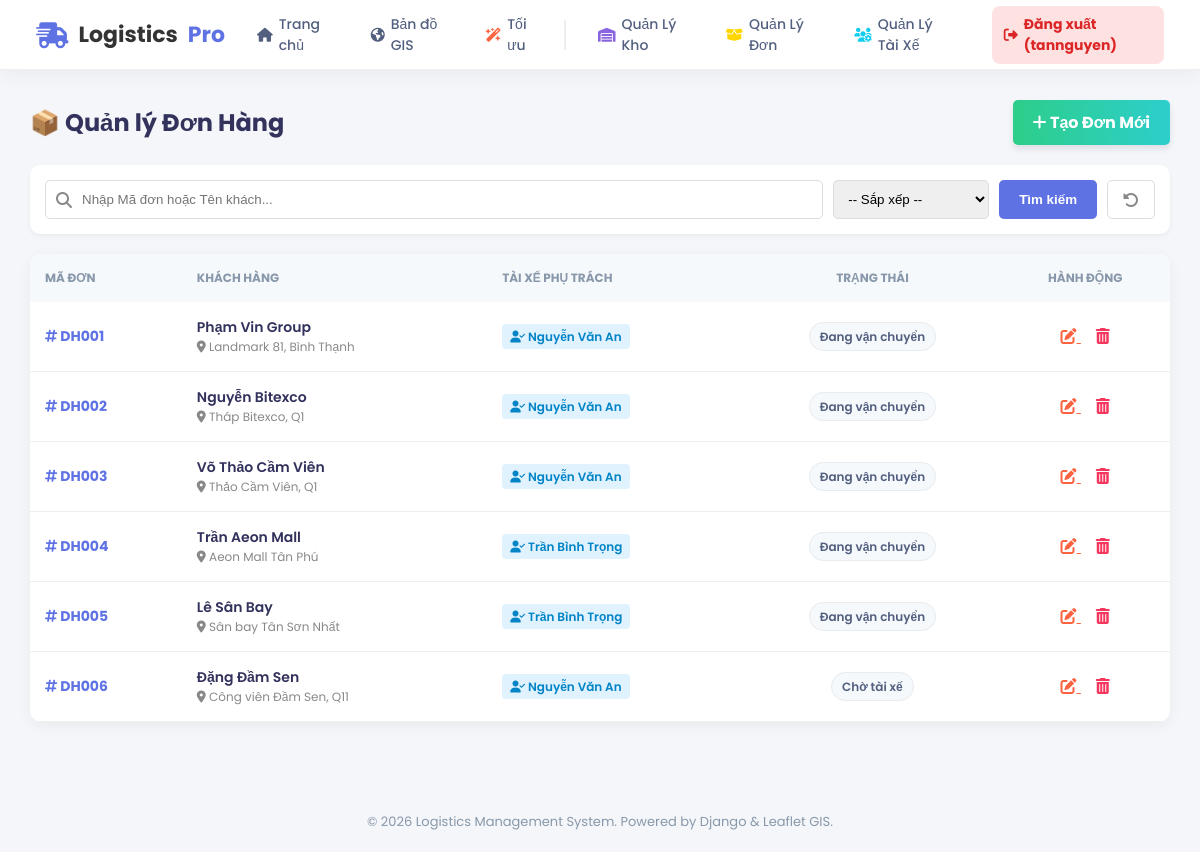
The page /quan-ly-don-hang/ (signed in) on the database its author committed.
### core/models.py (models this page shows, shortened)
class DonHang(models.Model):
    ma_don = models.CharField(max_length=20, unique=True)
    ten_nguoi_nhan = models.CharField(max_length=100)
    dia_chi_nguoi_nhan = models.CharField(max_length=200)
    sdt_nguoi_nhan = models.CharField(max_length=15)
    lat_khach = models.FloatField()
    lng_khach = models.FloatField()
    khoi_luong = models.FloatField(help_text="Đơn vị: kg")
    kho_xuat_phat = models.ForeignKey(KhoHang, on_delete=models.CASCADE)
    tai_xe = models.ForeignKey(TaiXe, on_delete=models.SET_NULL, null=True, blank=True)
    trang_thai = models.CharField(max_length=50, default='Đang xử lý')
    ngay_tao = models.DateTimeField(auto_now_add=True)

class TaiXe(models.Model):
    ten_tai_xe = models.CharField(max_length=100)
    sdt = models.CharField(max_length=15)
    bien_so = models.CharField(max_length=20)
    loai_xe = models.CharField(max_length=50, choices=[
        ('Xe máy', 'Xe máy'),
        ('Xe tải', 'Xe tải'),
        ('Xe bán tải', 'Xe bán tải')
    ])
    trang_thai = models.CharField(max_length=20, default='Sẵn sàng')
    CA_LAM_CHOICES = [
        ('SANG', 'Ca Sáng (6h - 14h)'),
        ('CHIEU', 'Ca Chiều (14h - 22h)'),
        ('DEM', 'Ca Đêm (22h - 6h)'),
    ]
    ca_lam_viec = models.CharField(max_length=10, choices=CA_LAM_CHOICES, default='SANG', verbose_name="Ca làm việc")
    dang_lam_viec = models.BooleanField(default=False, verbose_name="Đang Online (Chấm công)")
    tong_don_thang_nay = models.IntegerField(default=0, verbose_name="KPI Số đơn/Tháng")
    doanh_thu_tich_luy = models.DecimalField(max_digits=15, decimal_places=0, default=0, verbose_name="Doanh thu tích lũy")

### core/views.py (the view)
# urls.py: path('quan-ly-don-hang/', views.quan_ly_don_hang, name='quan_ly_don_hang'),
@login_required(login_url='core:login')
def quan_ly_don_hang(request):
    ds_don = DonHang.objects.all()
    query = request.GET.get('q')
    if query:
        ds_don = ds_don.filter(
            Q(ma_don__icontains=query) |
            Q(ten_nguoi_nhan__icontains=query)
        )
    sort_by = request.GET.get('sort')
    if sort_by == 'moi_nhat':
        ds_don = ds_don.order_by('-ngay_tao')
    elif sort_by == 'trang_thai':
        ds_don = ds_don.order_by('trang_thai')
    return render(request, 'order_manager.html', {'ds_don': ds_don})

### templates/order_manager.html (shortened to what this page needs)
{% extends "base.html" %}
{% load static %}
{% block content %}
<div style="padding: 30px; max-width: 1200px; margin: 0 auto;">
    <div style="display: flex; justify-content: space-between; align-items: center; margin-bottom: 20px;">
        <h2 style="color: #32325d; margin: 0;">📦 Quản lý Đơn Hàng</h2>
        <a href="{% url 'core:them_don_hang' %}" style="background: linear-gradient(87deg, #2dce89 0, #2dcecc 100%) !important; color: white; padding: 10px 20px; text-decoration: none; border-radius: 5px; font-weight: bold; box-shadow: 0 4px 6px rgba(50,50,93,.11);">
            <i class="fa-solid fa-plus"></i> Tạo Đơn Mới
        </a>
    </div>
    <form method="GET" style="display: flex; gap: 10px; margin-bottom: 20px; background: white; padding: 15px; border-radius: 10px; box-shadow: 0 2px 5px rgba(0,0,0,0.05);">
        <div style="flex: 1; display: flex; align-items: center; border: 1px solid #ddd; border-radius: 5px; padding: 0 10px;">
            <i class="fa-solid fa-magnifying-glass" style="color: #888;"></i>
            <input type="text" name="q" placeholder="Nhập Mã đơn hoặc Tên khách..." value="{{ request.GET.q|default:'' }}"
                   style="border: none; outline: none; padding: 10px; width: 100%;">
        </div>
        <select name="sort" onchange="this.form.submit()" style="padding: 10px; border: 1px solid #ddd; border-radius: 5px; cursor: pointer;">
            <option value="">-- Sắp xếp --</option>
        </select>
        <button type="submit" style="background: #5e72e4; color: white; border: none; padding: 10px 20px; border-radius: 5px; cursor: pointer; font-weight: bold;">
            Tìm kiếm
        </button>
        <a href="{% url 'core:quan_ly_don_hang' %}" title="Xóa bộ lọc" style="display: flex; align-items: center; justify-content: center; text-decoration: none; color: #888; padding: 0 15px; border: 1px solid #ddd; border-radius: 5px;">
            <i class="fa-solid fa-rotate-left"></i>
        </a>
    </form>
    <div style="background: white; border-radius: 12px; box-shadow: 0 4px 15px rgba(0,0,0,0.05); overflow: hidden;">
        <table style="width: 100%; border-collapse: collapse;">
            <thead style="background: #f6f9fc; color: #8898aa; font-size: 12px; text-transform: uppercase;">
                <tr>
                    <th style="padding: 15px; text-align: left;">Mã Đơn</th>
                    <th style="padding: 15px; text-align: left;">Khách Hàng</th>
                    <th style="padding: 15px; text-align: left;">Tài Xế Phụ Trách</th>
                    <th style="padding: 15px; text-align: center;">Trạng Thái</th>
                    <th style="padding: 15px; text-align: center;">Hành động</th>
                </tr>
            </thead>
            <tbody style="font-size: 14px; color: #525f7f;">
                {% for don in ds_don %}
                <tr style="border-bottom: 1px solid #eee; transition: background 0.2s;">
                    <td style="padding: 15px; font-weight: bold; color: #5e72e4;">
                        <a href="{% url 'core:chi_tiet' don.ma_don %}" style="text-decoration: none; color: inherit;">
                            <i class="fa-solid fa-hashtag"></i> {{ don.ma_don }}
                        </a>
                    </td>
                    <td style="padding: 15px;">
                        <div style="font-weight: 600; color: #32325d;">{{ don.ten_nguoi_nhan }}</div>
                        <div style="font-size: 12px; color: #888;"><i class="fa-solid fa-location-dot"></i> {{ don.dia_chi_nguoi_nhan }}</div>
                    </td>
                    <td style="padding: 15px;">
                        {% if don.tai_xe %}
                            <span style="background: #e0f2fe; color: #0284c7; padding: 4px 8px; border-radius: 4px; font-size: 12px; font-weight: 600;">
                                <i class="fa-solid fa-user-check"></i> {{ don.tai_xe.ten_tai_xe }}
                            </span>
                        {% else %}
                            <span style="background: #fee2e2; color: #dc2626; padding: 4px 8px; border-radius: 4px; font-size: 12px; font-weight: 600;">
                                <i class="fa-solid fa-user-xmark"></i> Chưa có tài xế
                            </span>
                        {% endif %}
                    </td>
                    <td style="padding: 15px; text-align: center;">
                        <span style="background: #f6f9fc; border: 1px solid #e9ecef; padding: 5px 10px; border-radius: 20px; font-size: 12px; font-weight: 600; color: #525f7f;">
                            {{ don.trang_thai }}
                        </span>
                    </td>
                    <td style="padding: 15px; text-align: center;">
                        <a href="{% url 'core:sua_don_hang' don.id %}" title="Sửa đơn" style="color: #fb6340; margin-right: 15px; font-size: 16px;">
                            <i class="fa-solid fa-pen-to-square"></i>
                        </a>
                        <a href="{% url 'core:xoa_don_hang' don.id %}" onclick="return confirm('⚠️ Bạn có chắc muốn xóa đơn hàng {{ don.ma_don }} không?')" title="Xóa đơn" style="color: #f5365c; font-size: 16px;">
                            <i class="fa-solid fa-trash-can"></i>
                        </a>
                    </td>
                </tr>
                {% endfor %}
            </tbody>
        </table>
    </div>
</div>
{% endblock %}

### templates/base.html (shortened to what this page needs)
{% load static %}
<!DOCTYPE html>
<html lang="vi">
<head>
    <link rel="stylesheet" href="https://cdnjs.cloudflare.com/ajax/libs/font-awesome/6.4.0/css/all.min.css">
</head>
<body>
    <nav class="navbar">
        <a href="{% url 'core:home' %}" class="nav-brand">
            <i class="fa-solid fa-truck-fast"></i>
            Logistics<span style="color: #5e72e4;">Pro</span>
        </a>
        <ul class="nav-links">
            <li class="nav-item">
                <a href="{% url 'core:home' %}">
                    <i class="fa-solid fa-house"></i> Trang chủ
                </a>
            </li>
            <li class="nav-item">
                <a href="{% url 'core:ban_do_chung' %}">
                    <i class="fa-solid fa-earth-americas"></i> Bản đồ GIS
                </a>
            </li>
            <li class="nav-item">
                <a href="{% url 'core:toi_uu' %}">
                    <i class="fa-solid fa-wand-magic-sparkles" style="color: #fb6340;"></i> Tối ưu
                </a>
            </li>
            <li style="border-left: 2px solid #eee; height: 30px;"></li>
            {% if user.is_authenticated %}
                <li class="nav-item">
                    <a href="{% url 'core:quan_ly_kho' %}">
                        <i class="fa-solid fa-warehouse" style="color: #8965e0;"></i> Quản Lý Kho
                    </a>
                </li>
                <li class="nav-item">
                    <a href="{% url 'core:quan_ly_don_hang' %}">
                        <i class="fa-solid fa-box-open" style="color: #ffd600;"></i> Quản Lý Đơn
                    </a>
                </li>
                <li class="nav-item">
                    <a href="{% url 'core:quan_ly_tai_xe' %}">
                        <i class="fa-solid fa-users-gear" style="color: #11cdef;"></i> Quản Lý Tài Xế
                    </a>
                </li>
                <li class="nav-item" style="margin-left: 10px;">
                    <a href="{% url 'core:logout' %}" style="background: #fee2e2; color: #dc2626; font-weight: bold;">
                        <i class="fa-solid fa-right-from-bracket"></i> Đăng xuất ({{ user.username }})
                    </a>
                </li>
            {% else %}
                <li class="nav-item">
                    <a href="{% url 'core:login' %}" style="background: #e0f2fe; color: #0284c7; font-weight: bold;">
                        <i class="fa-solid fa-user-lock"></i> Đăng nhập Admin
                    </a>
                </li>
            {% endif %}
        </ul>
    </nav>
    <main style="min-height: 80vh;">
        {% block content %}
        {% endblock %}
    </main>
    <footer class="footer">
        &copy; 2026 Logistics Management System. Powered by Django & Leaflet GIS.
    </footer>
</body>
</html>

### templates/base.html (style rules this page uses)
* { margin: 0; padding: 0; box-sizing: border-box; }
body { font-family: 'Poppins', sans-serif; background-color: #f4f6f9; color: #333; }
.navbar { background: rgba(255, 255, 255, 0.95); backdrop-filter: blur(10px); height: 70px; display: flex; justify-content: space-between; align-items: center; padding: 0 3%; position: sticky; top: 0; z-index: 1000; box-shadow: 0 4px 20px rgba(0,0,0,0.05); border-bottom: 1px solid #eee; }
.nav-brand { font-size: 22px; font-weight: 700; color: #333; text-decoration: none; display: flex; align-items: center; gap: 10px; margin-right: 20px; }
.nav-brand i { color: #5e72e4; font-size: 26px; }
.nav-links { display: flex; gap: 20px; list-style: none; align-items: center; }
.nav-item a { text-decoration: none; color: #525f7f; font-weight: 500; font-size: 14px; transition: all 0.3s ease; display: flex; align-items: center; gap: 6px; padding: 8px 12px; border-radius: 8px; }
.footer { text-align: center; padding: 20px; color: #8898aa; font-size: 13px; margin-top: 40px; }

### rows shown on the page
DonHang: ma_don "DH001", ten_nguoi_nhan "Phạm Vin Group", dia_chi_nguoi_nhan "Landmark 81, Bình Thạnh", tai_xe.ten_tai_xe "Nguyễn Văn An", trang_thai "Đang vận chuyển"
DonHang: ma_don "DH002", ten_nguoi_nhan "Nguyễn Bitexco", dia_chi_nguoi_nhan "Tháp Bitexco, Q1", tai_xe.ten_tai_xe "Nguyễn Văn An", trang_thai "Đang vận chuyển"
DonHang: ma_don "DH003", ten_nguoi_nhan "Võ Thảo Cầm Viên", dia_chi_nguoi_nhan "Thảo Cầm Viên, Q1", tai_xe.ten_tai_xe "Nguyễn Văn An", trang_thai "Đang vận chuyển"
DonHang: ma_don "DH004", ten_nguoi_nhan "Trần Aeon Mall", dia_chi_nguoi_nhan "Aeon Mall Tân Phú", tai_xe.ten_tai_xe "Trần Bình Trọng", trang_thai "Đang vận chuyển"
DonHang: ma_don "DH005", ten_nguoi_nhan "Lê Sân Bay", dia_chi_nguoi_nhan "Sân bay Tân Sơn Nhất", tai_xe.ten_tai_xe "Trần Bình Trọng", trang_thai "Đang vận chuyển"
DonHang: ma_don "DH006", ten_nguoi_nhan "Đặng Đầm Sen", dia_chi_nguoi_nhan "Công viên Đầm Sen, Q11", tai_xe.ten_tai_xe "Nguyễn Văn An", trang_thai "Chờ tài xế"

### other values the page prints
{{ user.username }} "tannguyen"
